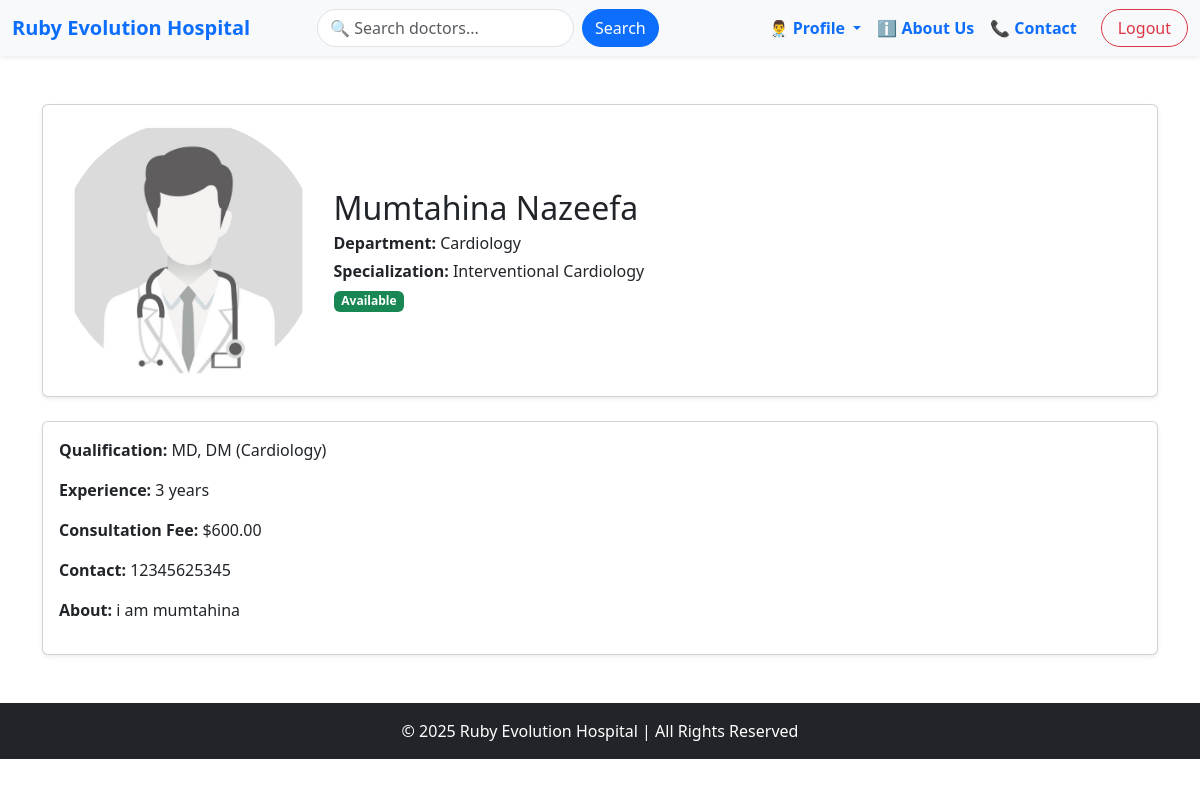
Before: /accounts/doctors/1/ (signed in) with the older database file.
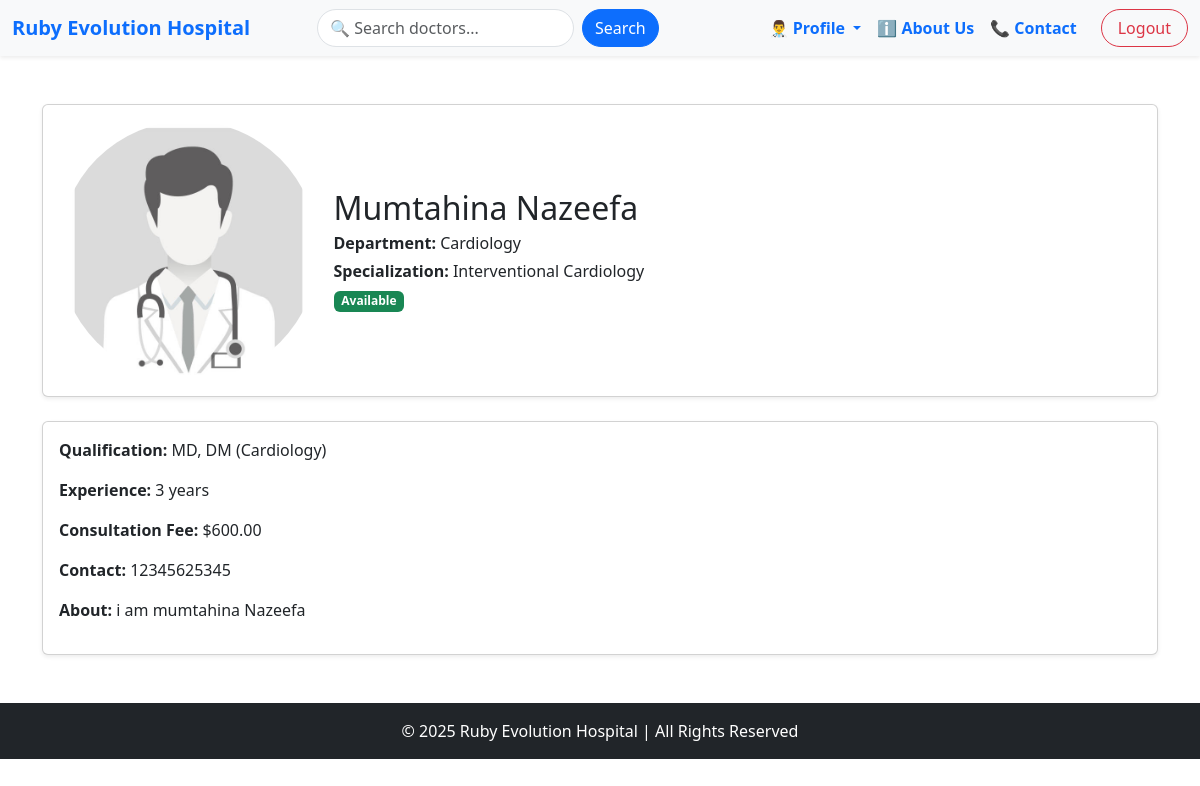
After: the same page with the newer database file.
### accounts/models.py (models this page shows, shortened)
class DoctorProfile(models.Model):
    DEPARTMENT_CHOICES = [
        ('Cardiology', 'Cardiology'),
        ('Neurology', 'Neurology'),
        ('Orthopedics', 'Orthopedics'),
        ('Pediatrics', 'Pediatrics'),
        ('General', 'General'),
        ('Dermatology', 'Dermatology'),
        ('Gynecology', 'Gynecology'),
    ]
    user = models.OneToOneField(CustomUser, on_delete=models.CASCADE,related_name='doctor')
    profile_picture = models.ImageField(upload_to='doctor_profiles/', null=True, blank=True)
    contact_number = models.CharField(max_length=15, null=True, blank=True)
    department = models.CharField(max_length=50, choices=DEPARTMENT_CHOICES, default='General')
    specialization = models.CharField(max_length=100, null=True, blank=True)
    qualification = models.CharField(max_length=200, null=True, blank=True)
    bio = models.TextField(null=True,blank=True)
    experience = models.PositiveIntegerField(default=0)
    consultation_fee = models.DecimalField(max_digits=8, decimal_places=2, default=0.00)
    availability_status = models.BooleanField(default=True)

class CustomUser(AbstractUser):
    ROLE_CHOICES = (
        ('admin', 'Admin'),
        ('doctor', 'Doctor'),
        ('patient', 'Patient'),
        ('staff', 'Staff'),
    )
    CURRENT_STATUS = [
        ('apporved','Approved'),
        ('panding','Panding'),
        ('cancel','Cancel'),
    ]
    first_name = models.CharField(max_length=50,null=True)
    last_name = models.CharField(max_length=50,null=True)
    role = models.CharField(choices=ROLE_CHOICES, max_length=50,null=True, blank=True)
    current_status = models.CharField(choices=CURRENT_STATUS, max_length=50,default='panding')

### accounts/views.py (the view)
# urls.py: path('doctors/<int:pk>/', DoctorDetailView.as_view(), name='doctorDetail'),
class DoctorDetailView(LoginRequiredMixin,DetailView):
    model = DoctorProfile
    template_name='doctor/doctorDetail.html'
    context_object_name = "doctor"

### accounts/templates/doctor/doctorDetail.html
{% extends 'base.html' %}
{% load static %}
{% block content %}
<div class="container my-5">
    <div class="card mb-4 shadow-sm p-3">
        <div class="row g-3 align-items-center">
            <div class="col-md-3 text-center">
                {% if doctor.profile_picture %}
                    <img src="{{ doctor.profile_picture.url }}" class="rounded-circle img-fluid" alt="{{ doctor.user.first_name }}">
                {% else %}
                    <img src="{% static 'images/default_doctor.jpg' %}" class="rounded-circle img-fluid" alt="Default Profile">
                {% endif %}
            </div>
            <div class="col-md-9">
                <h2 class="mb-1">{{ doctor.user.first_name }} {{ doctor.user.last_name }}</h2>
                <p class="mb-1"><strong>Department:</strong> {{ doctor.department }}</p>
                {% if doctor.specialization %}
                    <p class="mb-1"><strong>Specialization:</strong> {{ doctor.specialization }}</p>
                {% endif %}
                {% if doctor.availability_status %}
                    <span class="badge bg-success">Available</span>
                {% else %}
                    <span class="badge bg-danger">Not Available</span>
                {% endif %}
            </div>
        </div>
    </div>
    <div class="card shadow-sm p-3 mb-4">
        {% if doctor.qualification %}
            <p><strong>Qualification:</strong> {{ doctor.qualification }}</p>
        {% endif %}
        <p><strong>Experience:</strong> {{ doctor.experience }} years</p>
        <p><strong>Consultation Fee:</strong> ${{ doctor.consultation_fee }}</p>
        {% if doctor.contact_number %}
            <p><strong>Contact:</strong> {{ doctor.contact_number }}</p>
        {% endif %}
        {% if doctor.bio %}
            <p><strong>About:</strong> {{ doctor.bio }}</p>
        {% endif %}
    </div>
</div>
{% endblock %}

Changed rows visible on the page:
changed DoctorProfile "Cardiology": bio "i am mumtahina" → "i am mumtahina Nazeefa"
